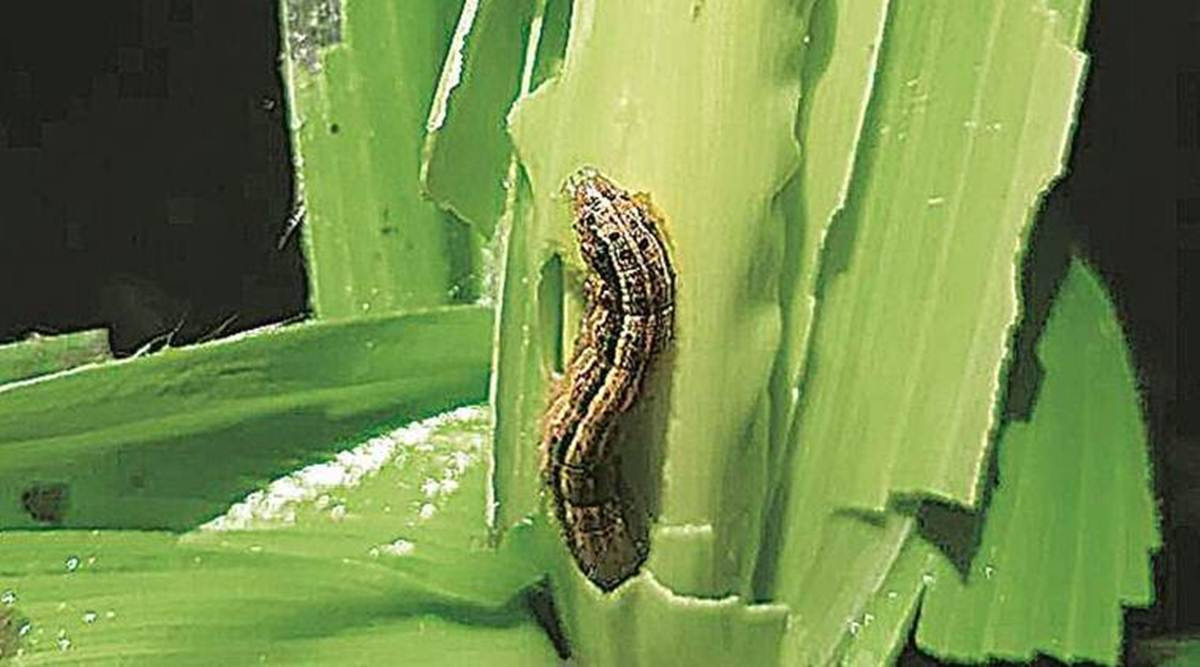
#> input picture Dataset/extracted_folder/pest/train/armyworm/jpg_10 - Copy.jpg, 1200 x 667 px, found by its file name; its folder holds only this picture in this run
$ python make_test_scene.py --img '../../Dataset/extracted_folder/pest/train/armyworm/jpg_10 - Copy.jpg'
#> lines starting #> are read from the running program, lines starting #| are printed output that depends on the picture
"""
Build a synthetic 'printout in front of the webcam' test scene:
  - white A4-like paper filling part of the frame
  - a pest image printed on it (from the TRAIN folder only)
  - realistic camera artefacts: slight rotation, uneven lighting, blur, noise
Used to verify live_detect.py end-to-end without a camera.
"""
import argparse, sys
from pathlib import Path
import cv2, numpy as np

TRAIN = Path(r"C:\Users\Monika\Desktop\Agriculture Project\BAU-Insectv2\extracted_folder\pest\train")
OUT = Path(__file__).resolve().parent.parent / "artifacts" / "test_scenes"
OUT.mkdir(parents=True, exist_ok=True)


def make_scene(cls, img_name, out_name, frame_w=1280, frame_h=720, paper_frac=0.62,
               pos=(0.55, 0.5), rot=4.0, seed=0):
#> called with out_name = 'scene.jpg', frame_w = 1280, frame_h = 720, paper_frac = 0.62, pos = (0.55, 0.5), rot = 4, seed = 0
    rng = np.random.default_rng(seed)
    files = sorted((TRAIN / cls).glob("*.jpg"))
    src = TRAIN / cls / img_name if img_name else files[0]
    insect = cv2.imread(str(src))
#> insect is the input picture: shape (667, 1200, 3); mean B, G, R 74.7, 139.1, 114.1
    if insect is None:
        raise SystemExit(f"cannot read {src}")

    # paper
    paper_w = int(frame_w * paper_frac)
    paper_h = int(paper_h_ratio := frame_h * 0.95)
    paper = np.full((paper_h, paper_w, 3), 248, np.uint8)

    # print the insect image on the paper (keep aspect)
    ih, iw = insect.shape[:2]
#> ih = 667; iw = 1200
    target_h = int(paper_h * 0.62)
    scale = target_h / ih
#> scale = 0.636
    insect_r = cv2.resize(insect, (int(iw * scale), target_h), interpolation=cv2.INTER_CUBIC)
    px = (paper_w - insect_r.shape[1]) // 2
#> px = 15
    py = int(paper_h * 0.16)
    paper[py:py + insect_r.shape[1] * 0 + insect_r.shape[0], px:px + insect_r.shape[1]] = insect_r
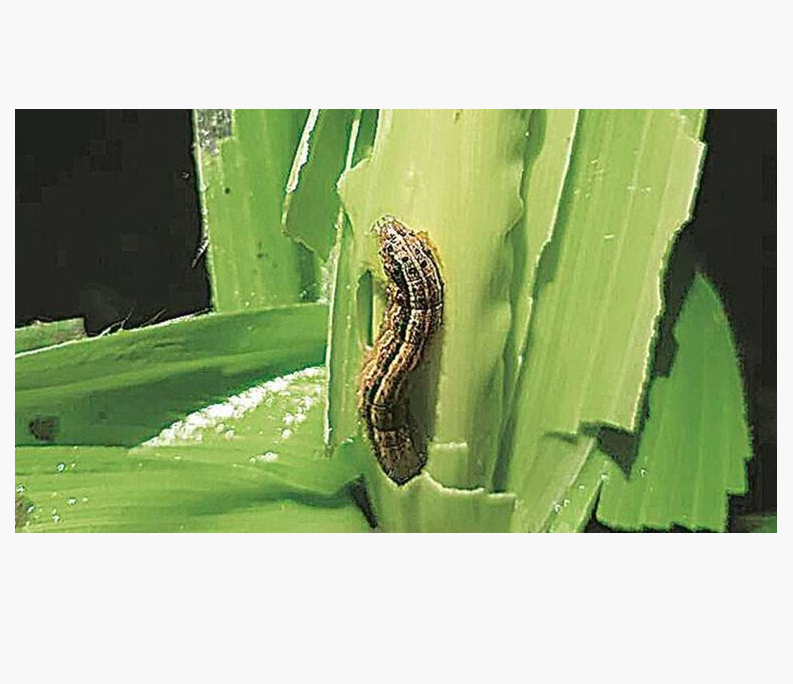
#> paper: shape (684, 793, 3); mean B, G, R 144.8, 183.1, 168.3

    # rotate the paper slightly
    M = cv2.getRotationMatrix2D((paper_w / 2, paper_h / 2), rot, 1.0)
    paper = cv2.warpAffine(paper, M, (paper_w, paper_h), borderValue=(248, 248, 248))
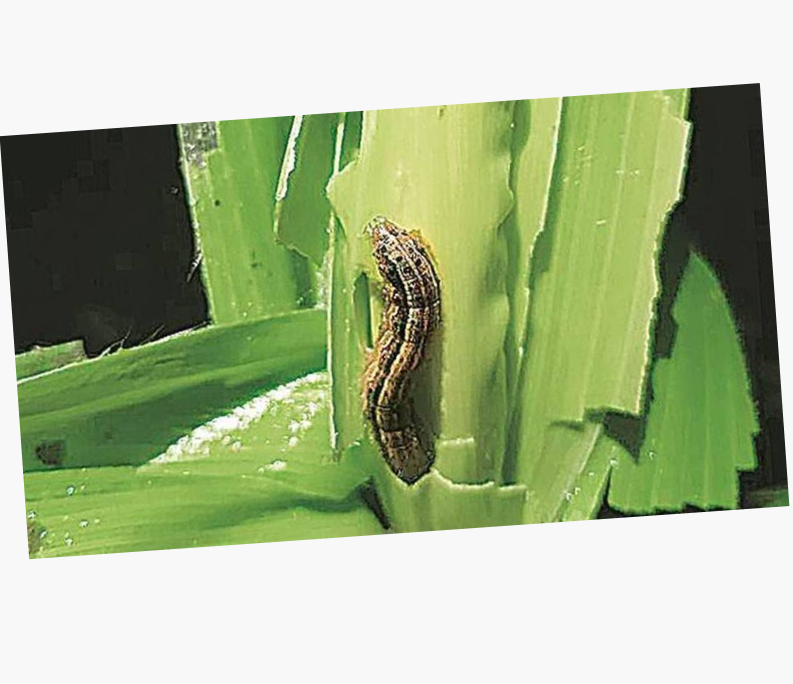
#> paper: shape (684, 793, 3); mean B, G, R 144.8, 183.1, 168.3

    # background (desk)
    bg = np.full((frame_h, frame_w, 3), 60, np.uint8)
    bg = cv2.GaussianBlur(bg, (31, 31), 0)
    x = int(frame_w * pos[0] - paper_w / 2)
    y = int(frame_h * pos[1] - paper_h / 2)
    x = int(np.clip(x, -paper_w + 200, frame_w - 200)); y = int(np.clip(y, -paper_h + 150, frame_h - 150))
    bg[y:y + paper_h, x:x + paper_w] = paper
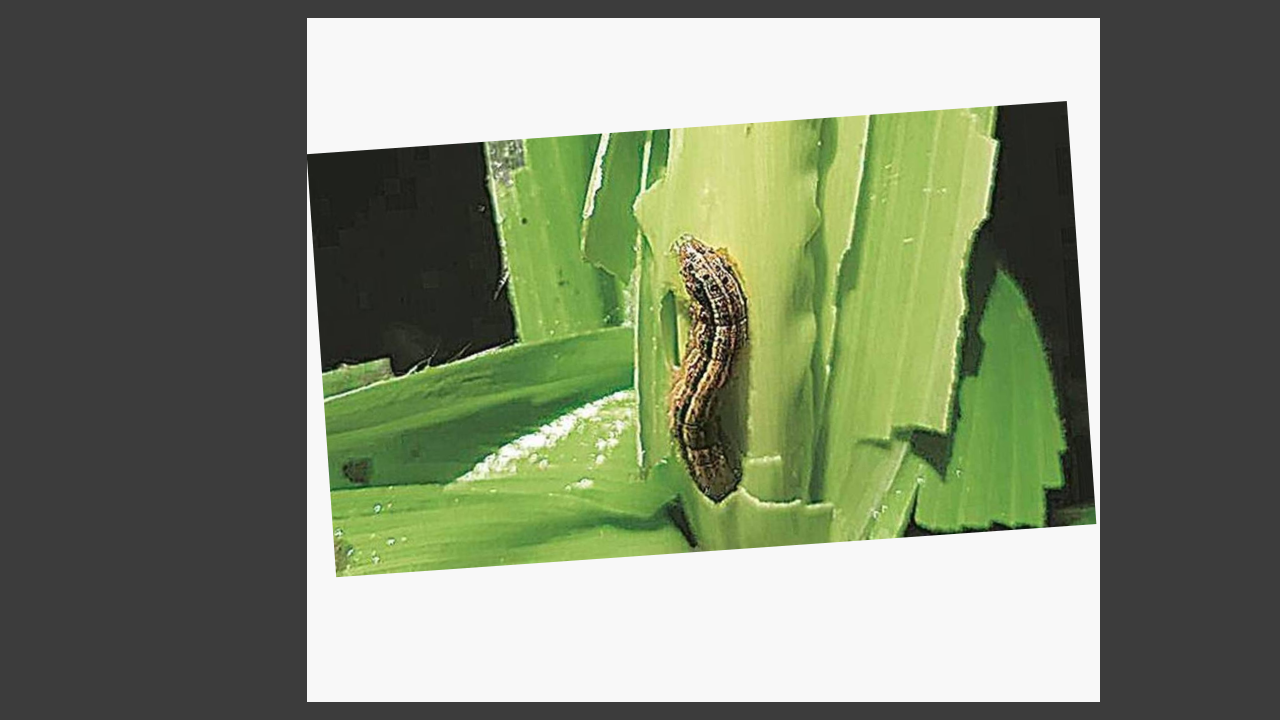
#> bg: shape (720, 1280, 3); mean B, G, R 109.9, 132.5, 123.7

    # camera artefacts: uneven lighting, slight blur, sensor noise
    yy, xx = np.mgrid[0:frame_h, 0:frame_w]
    grad = 1.25 - 0.45 * (xx / frame_w) - 0.25 * (yy / frame_h)
    bg = np.clip(bg.astype(np.float32) * grad[..., None], 0, 255).astype(np.uint8)
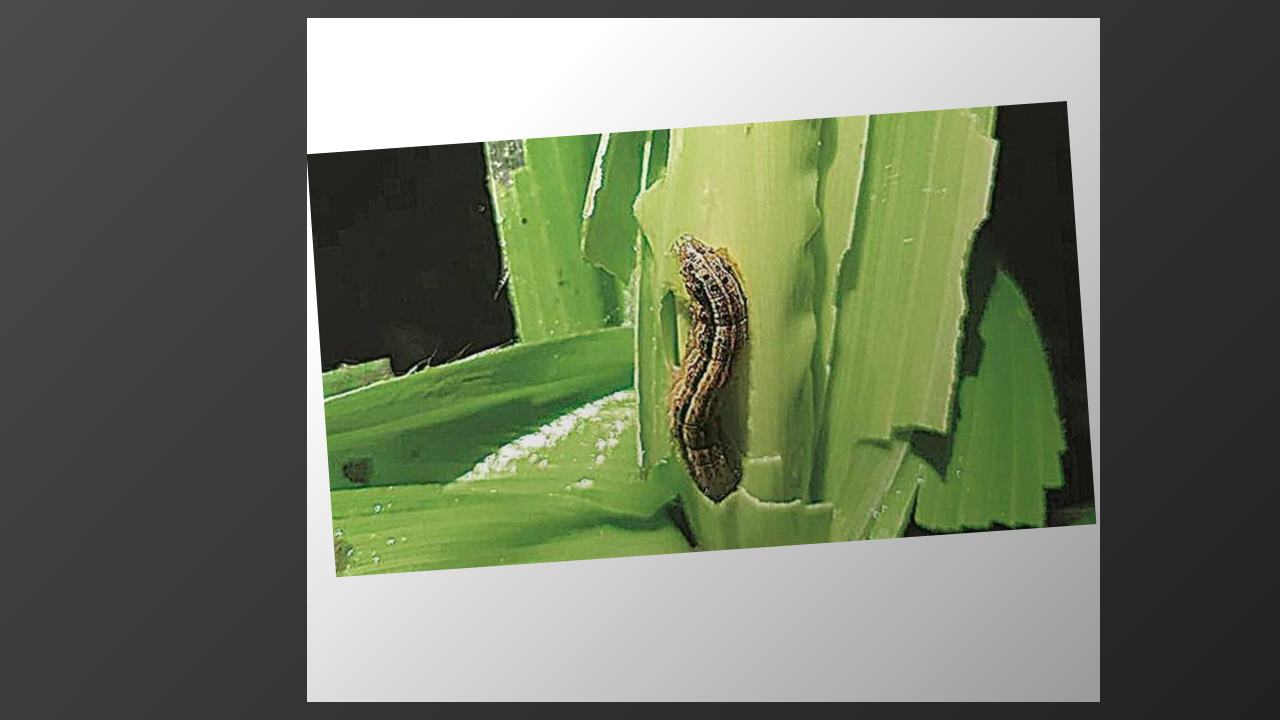
#> bg: shape (720, 1280, 3); mean B, G, R 96.4, 116.2, 108.5
    bg = cv2.GaussianBlur(bg, (5, 5), 0)
    noise = rng.normal(0, 4.5, bg.shape)
    bg = np.clip(bg.astype(np.float32) + noise, 0, 255).astype(np.uint8)
    out = OUT / out_name
    cv2.imwrite(str(out), bg)
    # ground-truth box of the printed insect (after rotation approx -> use paper region)
    print(f"{out}  (printed {cls} from {src.name})")
    return out


if __name__ == "__main__":
    ap = argparse.ArgumentParser()
    ap.add_argument("--cls", default="stem_borer")
    ap.add_argument("--img", default=None)
    ap.add_argument("--out", default="scene.jpg")
    ap.add_argument("--seed", type=int, default=0)
    a = ap.parse_args()
    make_scene(a.cls, a.img, a.out, seed=a.seed)

$ run again, on Dataset/extracted_folder/pest/train/bollworm/jpg_11.jpg
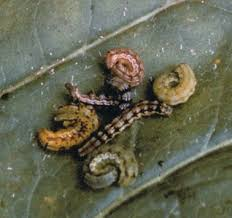
#> input picture Dataset/extracted_folder/pest/train/bollworm/jpg_11.jpg, 232 x 218 px, found by its file name
#> in make_scene, insect is the input picture: shape (218, 232, 3); mean B, G, R 83.3, 103.6, 101.7
#> in make_scene, `paper = cv2.warpAffine(paper, M, (paper_w, paper_h), borderValue=(248,..`:
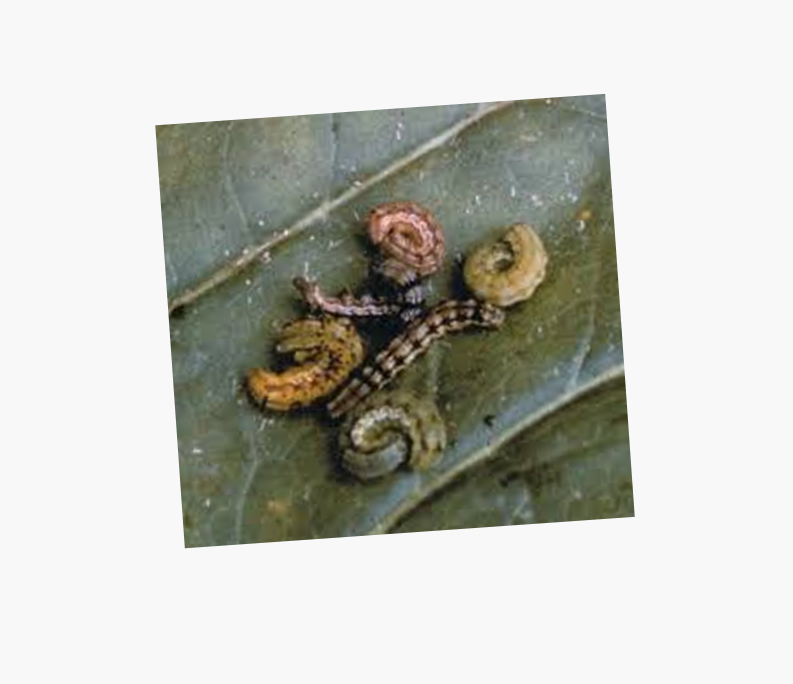
#> paper: shape (684, 793, 3); mean B, G, R 189.9, 197.1, 196.4
#> in make_scene, `bg = np.clip(bg.astype(np.float32) * grad[..., None], 0, 255).astype(n..`:
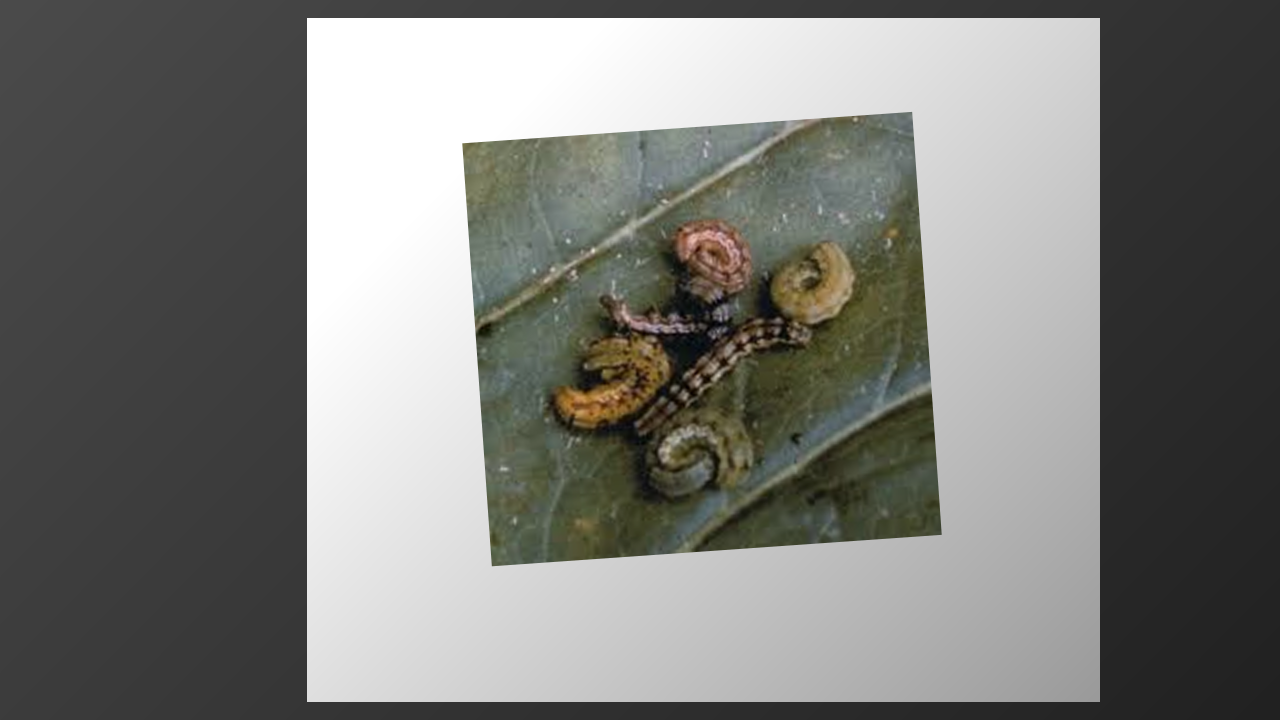
#> bg: shape (720, 1280, 3); mean B, G, R 120.1, 123.8, 123.5

$ run again, on Dataset/extracted_folder/pest/train/armyworm/jpg_11 - Copy (2).jpg
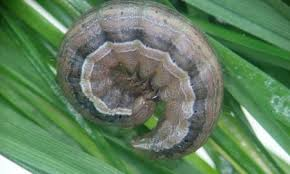
#> input picture Dataset/extracted_folder/pest/train/armyworm/jpg_11 - Copy (2).jpg, 290 x 174 px, found by its file name
#> in make_scene, insect is the input picture: shape (174, 290, 3); mean B, G, R 96.1, 128.8, 97.7
#> in make_scene, `paper = cv2.warpAffine(paper, M, (paper_w, paper_h), borderValue=(248,..`:
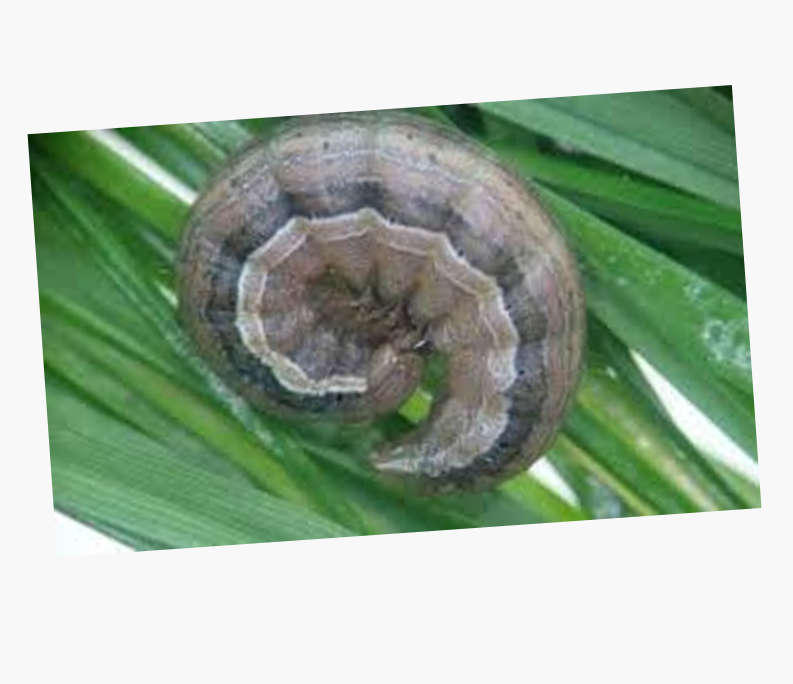
#> paper: shape (684, 793, 3); mean B, G, R 164.2, 182.2, 165.1
#> in make_scene, `bg = np.clip(bg.astype(np.float32) * grad[..., None], 0, 255).astype(n..`:
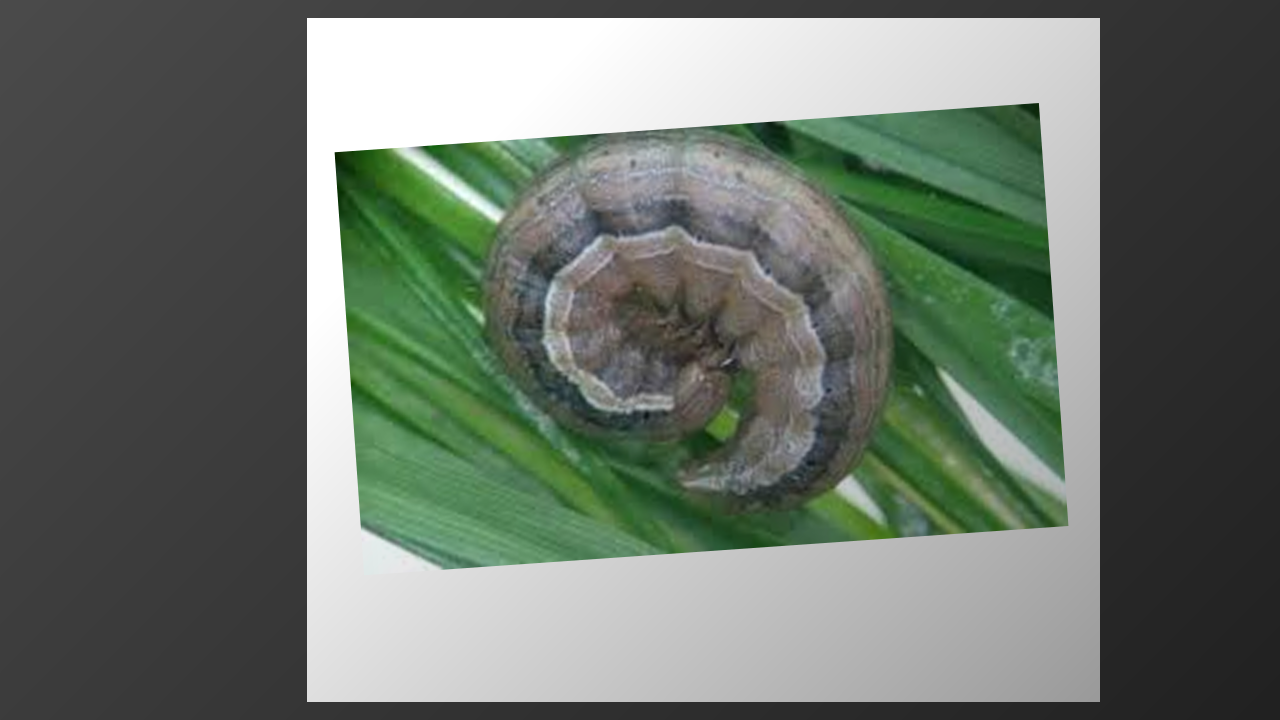
#> bg: shape (720, 1280, 3); mean B, G, R 106.5, 115.9, 107
